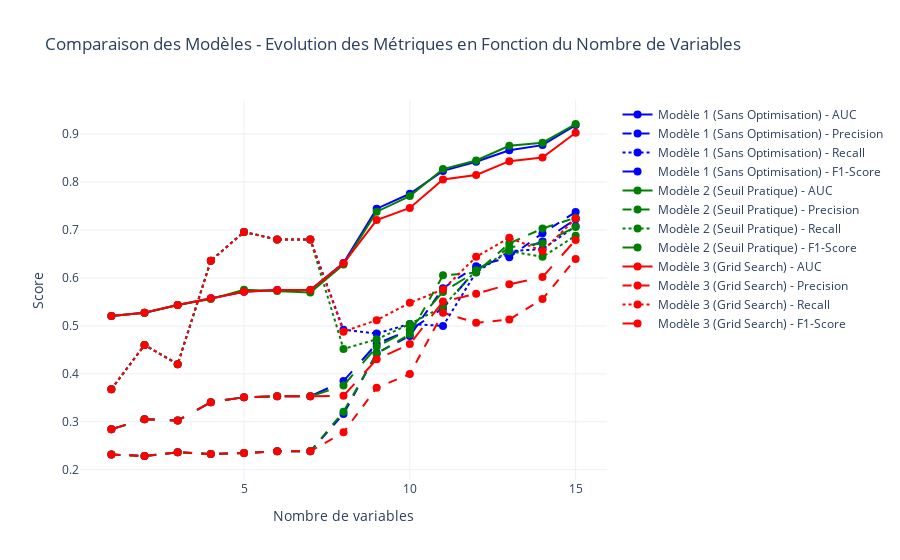

The code cell stored with this chart in its notebook:
### Markdown cell above
##### 1.5. Evolution des métriques avec le nombre de variables.

### Code cell
# Fonction pour entraîner et évaluer un modèle 
def evaluer_modele_avec_sous_ensembles(colonnes, model, x_train, x_test, y_train, y_test):
    # Initialisation des listes pour stocker les scores
    precision_scores = []
    recall_scores = []
    f1_scores = []
    auc_scores = []

    # Boucle sur les tailles de sous-ensembles de colonnes
    for i in range(1, len(colonnes) + 1):
        # Sélectionner les premières 'i' colonnes
        subset_columns = colonnes[:i]
        x_train_subset = x_train[subset_columns]
        x_test_subset = x_test[subset_columns]

        # Entraîner le modèle
        model.fit(x_train_subset, y_train)

        # Prédictions et calcul des probabilités
        y_pred = model.predict(x_test_subset)
        y_pred_probs = model.predict_proba(x_test_subset)[:, 1]  # Probabilités pour ROC AUC

        # Calcul des métriques
        precision = precision_score(y_test, y_pred)
        recall = recall_score(y_test, y_pred)
        f1 = f1_score(y_test, y_pred)
        auc = roc_auc_score(y_test, y_pred_probs)

        # Stocker les scores
        precision_scores.append(precision)
        recall_scores.append(recall)
        f1_scores.append(f1)
        auc_scores.append(auc)

    return precision_scores, recall_scores, f1_scores, auc_scores


# Liste des variables importantes 

colonnes = [
    'REASON_HomeImp', 
    'JOB_Mgr', 
    'JOB_Office', 
    'JOB_Other', 
    'JOB_ProfExe', 
    'JOB_Sales', 
    'JOB_Self', 
    'LOAN', 
    'MORTDUE', 
    'YOJ', 
    'DEROG', 
    'DELINQ', 
    'CLAGE', 
    'NINQ', 
    'DEBTINC'
]


# Entraîner et évaluer les 3 modèles
models = [random_forest1, random_forest2, random_forest3]  # Remplace par tes modèles
model_names = ['Modèle 1 (Sans Optimisation)', 'Modèle 2 (Seuil Pratique)', 'Modèle 3 (Grid Search)']

# Couleurs pour chaque modèle
colors = ['blue', 'green', 'red']

# Créer le graphique avec Plotly
fig = go.Figure()

# Pour chaque modèle
for i, model in enumerate(models):
    precision_scores, recall_scores, f1_scores, auc_scores = evaluer_modele_avec_sous_ensembles(
        colonnes, model, X_train, X_test, y_train, y_test
    )

    # Ajouter des traces pour chaque métrique (une pour chaque modèle)
    fig.add_trace(go.Scatter(x=list(range(1, len(colonnes) + 1)), y=auc_scores, mode='lines+markers', 
                             marker=dict(size=8, color=colors[i]), line=dict(color=colors[i]), 
                             name=f'{model_names[i]} - AUC'))
    fig.add_trace(go.Scatter(x=list(range(1, len(colonnes) + 1)), y=precision_scores, mode='lines+markers', 
                             marker=dict(size=8, color=colors[i]), line=dict(color=colors[i], dash='dash'), 
                             name=f'{model_names[i]} - Precision'))
    fig.add_trace(go.Scatter(x=list(range(1, len(colonnes) + 1)), y=recall_scores, mode='lines+markers', 
                             marker=dict(size=8, color=colors[i]), line=dict(color=colors[i], dash='dot'), 
                             name=f'{model_names[i]} - Recall'))
    fig.add_trace(go.Scatter(x=list(range(1, len(colonnes) + 1)), y=f1_scores, mode='lines+markers', 
                             marker=dict(size=8, color=colors[i]), line=dict(color=colors[i], dash='longdash'), 
                             name=f'{model_names[i]} - F1-Score'))

# Mise en page du graphique
fig.update_layout(
    title="Comparaison des Modèles - Evolution des Métriques en Fonction du Nombre de Variables",
    xaxis_title="Nombre de variables",
    yaxis_title="Score",
    template='plotly_white'
)

# Afficher le graphique
fig.show()

### Figure 1 — Plotly figure (JSON) as saved in the notebook; plotly's stock layout.template omitted (floating-point values rounded to 4 significant figures)
{"data": [{"line": {"color": "blue"}, "marker": {"color": "blue", "size": 8}, "mode": "lines+markers", "name": "Modèle 1 (Sans Optimisation) - AUC", "type": "scatter", "x": [1, 2, 3, 4, 5, 6, 7, 8, 9, 10, 11, 12, 13, 14, 15], "y": [0.5205, 0.5272, 0.5436, 0.5577, 0.5712, 0.5749, 0.5749, 0.6311, 0.7445, 0.7755, 0.8232, 0.8422, 0.8661, 0.877, 0.9188]}, {"line": {"color": "blue", "dash": "dash"}, "marker": {"color": "blue", "size": 8}, "mode": "lines+markers", "name": "Modèle 1 (Sans Optimisation) - Precision", "type": "scatter", "x": [1, 2, 3, 4, 5, 6, 7, 8, 9, 10, 11, 12, 13, 14, 15], "y": [0.2317, 0.2286, 0.2365, 0.2328, 0.2348, 0.2384, 0.2384, 0.3162, 0.4432, 0.4791, 0.5787, 0.6245, 0.6431, 0.6933, 0.7375]}, {"line": {"color": "blue", "dash": "dot"}, "marker": {"color": "blue", "size": 8}, "mode": "lines+markers", "name": "Modèle 1 (Sans Optimisation) - Recall", "type": "scatter", "x": [1, 2, 3, 4, 5, 6, 7, 8, 9, 10, 11, 12, 13, 14, 15], "y": [0.368, 0.46, 0.42, 0.636, 0.696, 0.68, 0.68, 0.492, 0.484, 0.504, 0.5, 0.612, 0.656, 0.66, 0.708]}, {"line": {"color": "blue", "dash": "longdash"}, "marker": {"color": "blue", "size": 8}, "mode": "lines+markers", "name": "Modèle 1 (Sans Optimisation) - F1-Score", "type": "scatter", "x": [1, 2, 3, 4, 5, 6, 7, 8, 9, 10, 11, 12, 13, 14, 15], "y": [0.2844, 0.3054, 0.3026, 0.3408, 0.3512, 0.3531, 0.3531, 0.385, 0.4627, 0.4912, 0.5365, 0.6182, 0.6495, 0.6762, 0.7224]}, {"line": {"color": "green"}, "marker": {"color": "green", "size": 8}, "mode": "lines+markers", "name": "Modèle 2 (Seuil Pratique) - AUC", "type": "scatter", "x": [1, 2, 3, 4, 5, 6, 7, 8, 9, 10, 11, 12, 13, 14, 15], "y": [0.5205, 0.5272, 0.5436, 0.5558, 0.5752, 0.573, 0.5698, 0.6278, 0.7382, 0.7707, 0.8271, 0.845, 0.8755, 0.8821, 0.9211]}, {"line": {"color": "green", "dash": "dash"}, "marker": {"color": "green", "size": 8}, "mode": "lines+markers", "name": "Modèle 2 (Seuil Pratique) - Precision", "type": "scatter", "x": [1, 2, 3, 4, 5, 6, 7, 8, 9, 10, 11, 12, 13, 14, 15], "y": [0.2317, 0.2286, 0.2365, 0.2328, 0.2348, 0.2384, 0.2384, 0.321, 0.4419, 0.4828, 0.6054, 0.6111, 0.6721, 0.7031, 0.7257]}, {"line": {"color": "green", "dash": "dot"}, "marker": {"color": "green", "size": 8}, "mode": "lines+markers", "name": "Modèle 2 (Seuil Pratique) - Recall", "type": "scatter", "x": [1, 2, 3, 4, 5, 6, 7, 8, 9, 10, 11, 12, 13, 14, 15], "y": [0.368, 0.46, 0.42, 0.636, 0.696, 0.68, 0.68, 0.452, 0.472, 0.504, 0.54, 0.616, 0.656, 0.644, 0.688]}, {"line": {"color": "green", "dash": "longdash"}, "marker": {"color": "green", "size": 8}, "mode": "lines+markers", "name": "Modèle 2 (Seuil Pratique) - F1-Score", "type": "scatter", "x": [1, 2, 3, 4, 5, 6, 7, 8, 9, 10, 11, 12, 13, 14, 15], "y": [0.2844, 0.3054, 0.3026, 0.3408, 0.3512, 0.3531, 0.3531, 0.3754, 0.4565, 0.4932, 0.5708, 0.6135, 0.664, 0.6722, 0.7064]}, {"line": {"color": "red"}, "marker": {"color": "red", "size": 8}, "mode": "lines+markers", "name": "Modèle 3 (Grid Search) - AUC", "type": "scatter", "x": [1, 2, 3, 4, 5, 6, 7, 8, 9, 10, 11, 12, 13, 14, 15], "y": [0.5205, 0.5272, 0.5436, 0.5577, 0.5712, 0.5749, 0.5749, 0.6306, 0.7206, 0.746, 0.8054, 0.8149, 0.8435, 0.8513, 0.903]}, {"line": {"color": "red", "dash": "dash"}, "marker": {"color": "red", "size": 8}, "mode": "lines+markers", "name": "Modèle 3 (Grid Search) - Precision", "type": "scatter", "x": [1, 2, 3, 4, 5, 6, 7, 8, 9, 10, 11, 12, 13, 14, 15], "y": [0.2317, 0.2286, 0.2365, 0.2328, 0.2348, 0.2384, 0.2384, 0.2779, 0.371, 0.3994, 0.5275, 0.5063, 0.5135, 0.5559, 0.6396]}, {"line": {"color": "red", "dash": "dot"}, "marker": {"color": "red", "size": 8}, "mode": "lines+markers", "name": "Modèle 3 (Grid Search) - Recall", "type": "scatter", "x": [1, 2, 3, 4, 5, 6, 7, 8, 9, 10, 11, 12, 13, 14, 15], "y": [0.368, 0.46, 0.42, 0.636, 0.696, 0.68, 0.68, 0.488, 0.512, 0.548, 0.576, 0.644, 0.684, 0.656, 0.724]}, {"line": {"color": "red", "dash": "longdash"}, "marker": {"color": "red", "size": 8}, "mode": "lines+markers", "name": "Modèle 3 (Grid Search) - F1-Score", "type": "scatter", "x": [1, 2, 3, 4, 5, 6, 7, 8, 9, 10, 11, 12, 13, 14, 15], "y": [0.2844, 0.3054, 0.3026, 0.3408, 0.3512, 0.3531, 0.3531, 0.3541, 0.4303, 0.4621, 0.5507, 0.5669, 0.5866, 0.6018, 0.6792]}], "layout": {"title": {"text": "Comparaison des Modèles - Evolution des Métriques en Fonction du Nombre de Variables"}, "xaxis": {"title": {"text": "Nombre de variables"}}, "yaxis": {"title": {"text": "Score"}}}}
